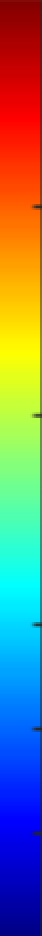
%> input picture images/colorbar.png, 21 x 468 px (shown 2 times larger)
$ octave --eval "sar_conversion;"   (GNU Octave 9; MATLAB toolbox functions it lacks are replaced by stand-ins)
%> lines starting %> are read from the running program, lines starting %| are printed output that depends on the picture
function sar_conversion(varargin)
% SAR_CONVERSION Process SAR images with colorbar normalization
%   Utilizzo:
%   Caso 1 - Conversione da SAR a colori:
%   sar_conversion('input', 'sar.png', 'colorbar', 'colorbar.png', 'output', 'result', 'N', 3)
%
%   Caso 2 - Da immagine B/N:
%   sar_conversion('bw_input', 'bw.png', 'colorbar', 'colorbar.png', 'output', 'result', 'N', 5)

    % Parsing parametri
    p = inputParser;

    % path immagine SAR a falsi colori da elaborare - SREMMARE PER USARE E REMMARE bw_input
    % addParameter(p, 'input', 'images/gransasso_image.png');

    % path colorbar scala valori - quello di default è ricavato dal paper
    addParameter(p, 'colorbar', 'images/colorbar.png');

    % path per elaborare una immagine convertita direttamente in scala di grigi - SREMMARE
    addParameter(p, 'bw_input', 'images/San_Gottardo.png');

    % Parte iniziale del nome delle 2 immagine in output: "_recolored.png" e "_bw.png"
    addParameter(p, 'output', 'output');
    % Numero linee verticali adiacenti che verranno usate per la media
    addParameter(p, 'N', 5);
    parse(p, varargin{:});
    args = p.Results;

    pkg load image;

    % Estrazione colorbar
    colorbar_img = imread(args.colorbar);
%> colorbar_img is the input picture: size 468x21x3 uint8; mean R, G, B 117.8, 125.4, 116.9
    middle_x = floor(size(colorbar_img, 2)/2);
%> middle_x = 10
    colorbar_colors = squeeze(colorbar_img(:, middle_x, :));
%> colorbar_colors = 468 rows, first 12: [132 9 9; 129 0 0; 131 0 0; 134 0 0; 136 0 0; 139 0 0; 141 0 0; 144 0 0; 146 0 0; 147 0 0; 147 0 0; 149 0 0]
    colorbar_colors = flipud(colorbar_colors); % Equivalente a [::-1]
%> colorbar_colors = 468 rows, first 12: [3 3 127; 0 0 135; 0 0 135; 0 0 138; 0 0 140; 0 0 142; 0 0 145; 0 0 147; 0 0 150; 0 0 152; 0 0 155; 0 0 157]

    % Caricamento immagine B/N o conversione
    if isfield(args, 'bw_input') && ~isempty(args.bw_input)
        bw_img = imread(args.bw_input);
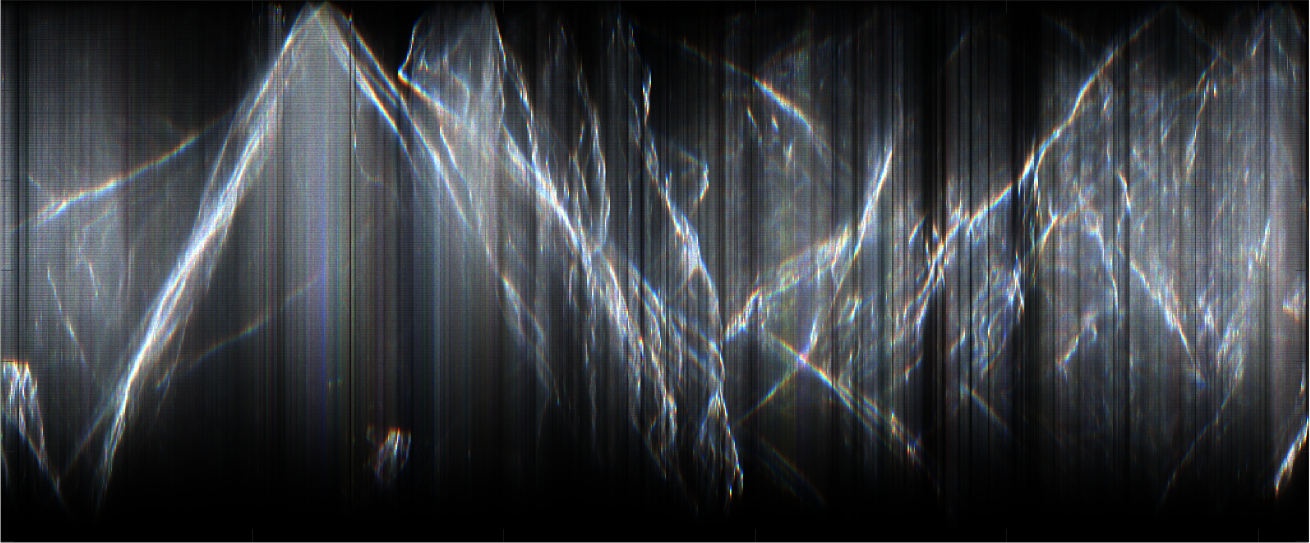
%> input picture images/San_Gottardo.png, 2619 x 1086 px (shown at 1/2 size)
%> bw_img is the input picture: size 1086x2619x3 uint8; mean R, G, B 55.9, 59.6, 63.8
        if size(bw_img, 3) == 3
            gray_array = double(mean(bw_img, 3)); % Media lungo la 3a dimensione
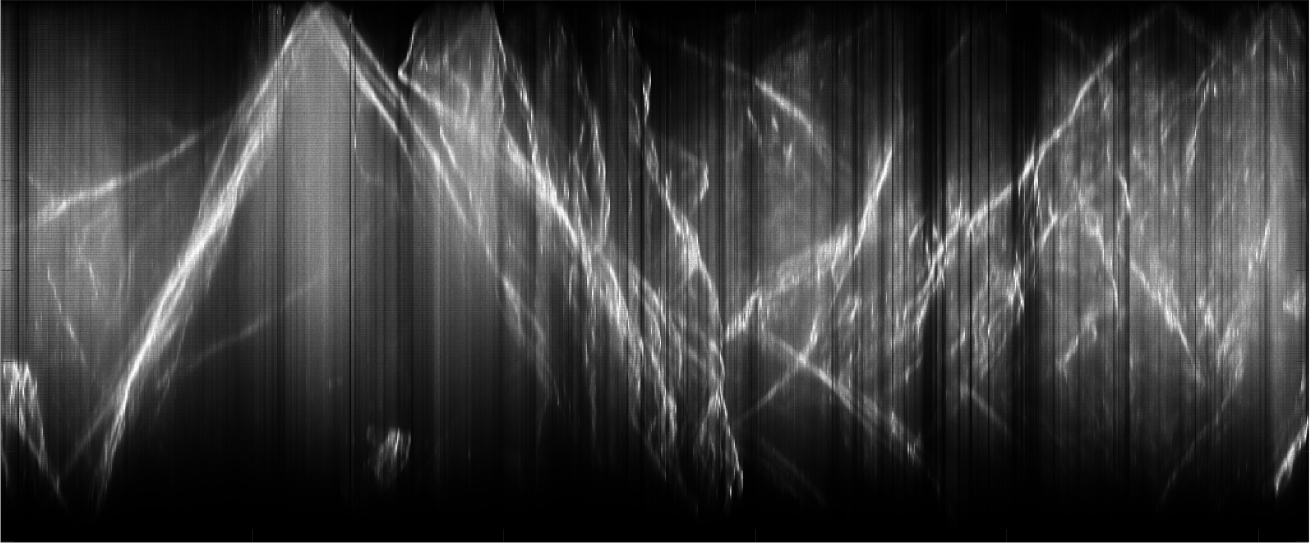
%> gray_array: size 1086x2619 double (shown at 1/2 size); min 0, max 255, mean 59.8
        else
            gray_array = double(bw_img); % Immagine già in scala di grigi
        end
    else
        % Conversione grafico SAR colori -> B/N
        sar_img = imread(args.input);
        [height, width, ~] = size(sar_img);
        % Implementazione semplificata per ricerca colori
        sar_flat = reshape(sar_img, [], 3);
        gray_values = zeros(size(sar_flat, 1), 1);
        n = size(sar_flat, 1);
        for i = 1:n
            distances = sum((cast(colorbar_colors,"double") - cast(sar_flat(i, :),"double")).^2, 2);
            [~, idx] = min(distances);
            gray_values(i) = idx;
        end
        gray_array = reshape(gray_values, height, width) * 255 / size(colorbar_colors,1);
    end

    % Normalizzazione colonne
%> (the run ends here)
